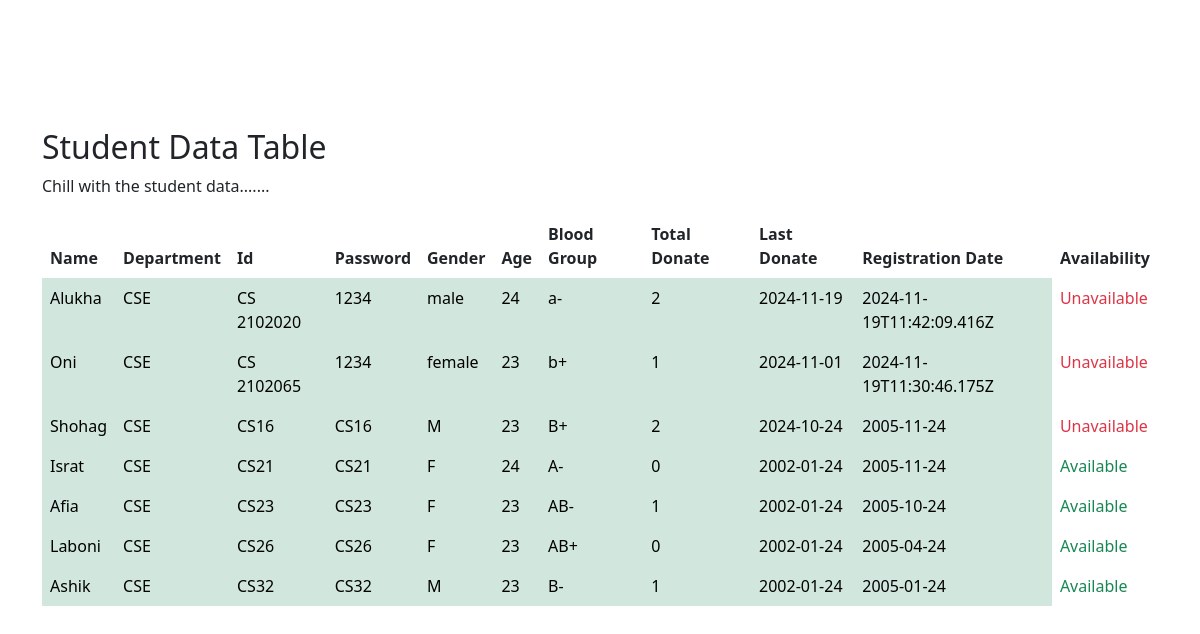
The app's page /home.php with its own data.
### tables this page shows
CREATE TABLE `s_information` (
  `S_Name` varchar(50) NOT NULL,
  `Department` varchar(10) NOT NULL,
  `ID` varchar(10) NOT NULL,
  `Age` int(11) NOT NULL,
  `Gender` varchar(10) NOT NULL,
  `Blood_Group` varchar(3) NOT NULL,
  `City` varchar(50) NOT NULL,
  `Total_Donate` int(11) NOT NULL,
  `Last_Donate` varchar(100) NOT NULL,
  `Reg_Date` varchar(100) NOT NULL,
  `S_Password` varchar(20) NOT NULL
);

### home.php (the view, shortened to what this page needs)
<!doctype html>
<html lang="en">
<head>
    <link href="https://cdn.jsdelivr.net/npm/bootstrap@5.0.2/dist/css/bootstrap.min.css" rel="stylesheet"
>
</head>
<body>
<div class="card m-5 bg-transparant border-0 text-right">
    <div class="card-body">
        <?php
        $hostname = "localhost";
        $username = "root";
        $password = "";
        $dbname = "blood_bank";
        $conn = mysqli_connect($hostname, $username, $password, $dbname);
            ?>
    </div>
</div>
<div class="container mt-3">
    <h2>Student Data Table</h2>
    <p>Chill with the student data.......</p>
    <table class="table table-borderless table-hover">
        <thead>
        <tr>
            <th scope="col">Name</th>
            <th scope="col">Department</th>
            <th scope="col">Id</th>
            <th scope="col">Password</th>
            <th scope="col">Gender</th>
            <th scope="col">Age</th>
            <th scope="col">Blood Group</th>
            <th scope="col">Total Donate</th>
            <th scope="col">Last Donate</th>
            <th scope="col">Registration Date</th>
            <th scope="col">Availability</th>
        </tr>
        </thead>
        <tbody>
        <?php
        $data02_select_info = "SELECT * FROM s_information";
        $data02 = $conn->query($data02_select_info);
        while ($d02 = mysqli_fetch_assoc($data02)) {
            $last_donate_date = $d02["Last_Donate"];
            $current_date = date('Y-m-d');
            $diff = (strtotime($current_date) - strtotime($last_donate_date)) / (60 * 60 * 24);
            $availability = $diff >= 90 ? "Available" : "Unavailable";
            ?>
            <tr>
                <td class="table-success"><?php echo $d02["S_Name"]; ?></td>
                <td class="table-success"><?php echo $d02["Department"]; ?></td>
                <td class="table-success"><?php echo $d02["ID"]; ?></td>
                <td class="table-success"><?php echo $d02["S_Password"]; ?></td>
                <td class="table-success"><?php echo $d02["Gender"]; ?></td>
                <td class="table-success"><?php echo $d02["Age"]; ?></td>
                <td class="table-success"><?php echo $d02["Blood_Group"]; ?></td>
                <td class="table-success"><?php echo $d02["Total_Donate"]; ?></td>
                <td class="table-success"><?php echo $d02["Last_Donate"]; ?></td>
                <td class="table-success"><?php echo $d02["Reg_Date"]; ?></td>
                <td class="<?php echo $availability === 'Available' ? 'text-success' : 'text-danger'; ?>">
                    <?php echo $availability; ?>
                </td>
            </tr>
            <?php
        }
        ?>
        </tbody>
    </table>
</div>
</body>
</html>

### records on screen
s_information: S_Name "Alukha", Department "CSE", ID "CS 2102020", S_Password "1234", Gender "male", Age "24", Blood_Group "a-", Total_Donate "2", Last_Donate "2024-11-19", Reg_Date "2024-11-19T11:42:09.416Z"
s_information: S_Name "Oni", Department "CSE", ID "CS 2102065", S_Password "1234", Gender "female", Age "23", Blood_Group "b+", Total_Donate "1", Last_Donate "2024-11-01", Reg_Date "2024-11-19T11:30:46.175Z"
s_information: S_Name "Shohag", Department "CSE", ID "CS16", S_Password "CS16", Gender "M", Age "23", Blood_Group "B+", Total_Donate "2", Last_Donate "2024-10-24", Reg_Date "2005-11-24"
s_information: S_Name "Israt", Department "CSE", ID "CS21", S_Password "CS21", Gender "F", Age "24", Blood_Group "A-", Total_Donate "0", Last_Donate "2002-01-24", Reg_Date "2005-11-24"
s_information: S_Name "Afia", Department "CSE", ID "CS23", S_Password "CS23", Gender "F", Age "23", Blood_Group "AB-", Total_Donate "1", Last_Donate "2002-01-24", Reg_Date "2005-10-24"
s_information: S_Name "Laboni", Department "CSE", ID "CS26", S_Password "CS26", Gender "F", Age "23", Blood_Group "AB+", Total_Donate "0", Last_Donate "2002-01-24", Reg_Date "2005-04-24"
s_information: S_Name "Ashik", Department "CSE", ID "CS32", S_Password "CS32", Gender "M", Age "23", Blood_Group "B-", Total_Donate "1", Last_Donate "2002-01-24", Reg_Date "2005-01-24"
